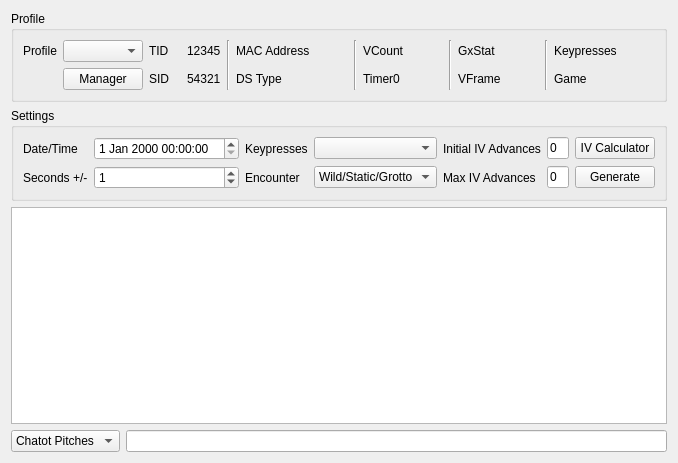
<?xml version="1.0" encoding="UTF-8"?>
<ui version="4.0">
 <class>AdjacentSeed</class>
 <widget class="QWidget" name="AdjacentSeed">
  <property name="geometry">
   <rect>
    <x>0</x>
    <y>0</y>
    <width>601</width>
    <height>463</height>
   </rect>
  </property>
  <property name="windowTitle">
   <string>Adjacent Seed</string>
  </property>
  <layout class="QGridLayout" name="gridLayout">
   <item row="0" column="0">
    <widget class="QGroupBox" name="groupBoxProfile">
     <property name="title">
      <string>Profile</string>
     </property>
     <layout class="QGridLayout" name="gridLayout_5">
      <item row="0" column="0">
       <widget class="QLabel" name="labelProfile">
        <property name="text">
         <string>Profile</string>
        </property>
       </widget>
      </item>
      <item row="0" column="1">
       <widget class="QComboBox" name="comboBoxProfiles"/>
      </item>
      <item row="1" column="1">
       <widget class="QPushButton" name="pushButtonProfileManager">
        <property name="text">
         <string>Manager</string>
        </property>
       </widget>
      </item>
      <item row="0" column="2">
       <widget class="QLabel" name="labelProfileTID">
        <property name="text">
         <string>TID</string>
        </property>
       </widget>
      </item>
      <item row="0" column="3">
       <widget class="QLabel" name="labelProfileTIDValue">
        <property name="text">
         <string notr="true">12345</string>
        </property>
       </widget>
      </item>
      <item row="1" column="2">
       <widget class="QLabel" name="labelProfileSID">
        <property name="text">
         <string>SID</string>
        </property>
       </widget>
      </item>
      <item row="1" column="3">
       <widget class="QLabel" name="labelProfileSIDValue">
        <property name="text">
         <string notr="true">54321</string>
        </property>
       </widget>
      </item>
      <item row="0" column="4" rowspan="2">
       <widget class="Line" name="line_4">
        <property name="orientation">
         <enum>Qt::Orientation::Vertical</enum>
        </property>
       </widget>
      </item>
      <item row="0" column="5">
       <widget class="QLabel" name="labelProfileMACAddress">
        <property name="text">
         <string>MAC Address</string>
        </property>
       </widget>
      </item>
      <item row="0" column="6">
       <widget class="QLabel" name="labelProfileMACAddressValue"/>
      </item>
      <item row="1" column="5">
       <widget class="QLabel" name="labelProfileDSType">
        <property name="text">
         <string>DS Type</string>
        </property>
       </widget>
      </item>
      <item row="1" column="6">
       <widget class="QLabel" name="labelProfileDSTypeValue"/>
      </item>
      <item row="0" column="7" rowspan="2">
       <widget class="Line" name="line_3">
        <property name="orientation">
         <enum>Qt::Orientation::Vertical</enum>
        </property>
       </widget>
      </item>
      <item row="0" column="8">
       <widget class="QLabel" name="labelProfileVCount">
        <property name="text">
         <string>VCount</string>
        </property>
       </widget>
      </item>
      <item row="0" column="9">
       <widget class="QLabel" name="labelProfileVCountValue"/>
      </item>
      <item row="1" column="8">
       <widget class="QLabel" name="labelProfileTimer0">
        <property name="text">
         <string>Timer0</string>
        </property>
       </widget>
      </item>
      <item row="1" column="9">
       <widget class="QLabel" name="labelProfileTimer0Value"/>
      </item>
      <item row="0" column="10" rowspan="2">
       <widget class="Line" name="line_2">
        <property name="orientation">
         <enum>Qt::Orientation::Vertical</enum>
        </property>
       </widget>
      </item>
      <item row="0" column="11">
       <widget class="QLabel" name="labelProfileGxStat">
        <property name="text">
         <string>GxStat</string>
        </property>
       </widget>
      </item>
      <item row="0" column="12">
       <widget class="QLabel" name="labelProfileGxStatValue"/>
      </item>
      <item row="1" column="11">
       <widget class="QLabel" name="labelProfileVFrame">
        <property name="text">
         <string>VFrame</string>
        </property>
       </widget>
      </item>
      <item row="1" column="12">
       <widget class="QLabel" name="labelProfileVFrameValue"/>
      </item>
      <item row="0" column="13" rowspan="2">
       <widget class="Line" name="line">
        <property name="orientation">
         <enum>Qt::Orientation::Vertical</enum>
        </property>
       </widget>
      </item>
      <item row="0" column="14">
       <widget class="QLabel" name="labelProfileKeypresses">
        <property name="text">
         <string>Keypresses</string>
        </property>
       </widget>
      </item>
      <item row="0" column="15">
       <widget class="QLabel" name="labelProfileKeypressesValue"/>
      </item>
      <item row="1" column="14">
       <widget class="QLabel" name="labelProfileGame">
        <property name="text">
         <string>Game</string>
        </property>
       </widget>
      </item>
      <item row="1" column="15">
       <widget class="QLabel" name="labelProfileGameValue"/>
      </item>
     </layout>
    </widget>
   </item>
   <item row="1" column="0">
    <widget class="QGroupBox" name="groupBoxSettings">
     <property name="title">
      <string>Settings</string>
     </property>
     <layout class="QGridLayout" name="gridLayoutSettings">
      <item row="1" column="1">
       <widget class="QSpinBox" name="spinBoxSeconds">
        <property name="minimum">
         <number>0</number>
        </property>
        <property name="maximum">
         <number>99</number>
        </property>
        <property name="value">
         <number>1</number>
        </property>
       </widget>
      </item>
      <item row="1" column="3">
       <widget class="QLabel" name="labelMethod">
        <property name="text">
         <string>Encounter</string>
        </property>
       </widget>
      </item>
      <item row="0" column="9">
       <widget class="QPushButton" name="pushButtonIVCalculator">
        <property name="text">
         <string>IV Calculator</string>
        </property>
       </widget>
      </item>
      <item row="0" column="0">
       <widget class="QLabel" name="labelDateTime">
        <property name="text">
         <string>Date/Time</string>
        </property>
       </widget>
      </item>
      <item row="0" column="1">
       <widget class="DateTimeEdit" name="dateTimeEdit"/>
      </item>
      <item row="1" column="8">
       <widget class="TextBox" name="textBoxMaxIVAdvance">
        <property name="text">
         <string notr="true">0</string>
        </property>
       </widget>
      </item>
      <item row="1" column="0">
       <widget class="QLabel" name="labelSeconds">
        <property name="text">
         <string>Seconds +/-</string>
        </property>
       </widget>
      </item>
      <item row="0" column="4" colspan="3">
       <widget class="QComboBox" name="comboBoxKeypresses"/>
      </item>
      <item row="1" column="9">
       <widget class="QPushButton" name="pushButtonGenerate">
        <property name="text">
         <string>Generate</string>
        </property>
       </widget>
      </item>
      <item row="1" column="7">
       <widget class="QLabel" name="labelMaxIVAdvance">
        <property name="text">
         <string>Max IV Advances</string>
        </property>
       </widget>
      </item>
      <item row="0" column="3">
       <widget class="QLabel" name="labelKeypresses">
        <property name="text">
         <string>Keypresses</string>
        </property>
       </widget>
      </item>
      <item row="0" column="7">
       <widget class="QLabel" name="labelMinIVAdvance">
        <property name="text">
         <string>Initial IV Advances</string>
        </property>
       </widget>
      </item>
      <item row="0" column="8">
       <widget class="TextBox" name="textBoxMinIVAdvance">
        <property name="text">
         <string notr="true">0</string>
        </property>
       </widget>
      </item>
      <item row="1" column="4" colspan="3">
       <widget class="QComboBox" name="comboBoxMethod">
        <item>
         <property name="text">
          <string>Wild/Static/Grotto</string>
         </property>
        </item>
        <item>
         <property name="text">
          <string>Roamer</string>
         </property>
        </item>
       </widget>
      </item>
     </layout>
    </widget>
   </item>
   <item row="2" column="0">
    <widget class="TableView" name="tableView"/>
   </item>
   <item row="3" column="0">
    <widget class="QWidget" name="widgetPreview" native="true">
     <layout class="QHBoxLayout" name="horizontalLayoutPreview">
      <property name="leftMargin">
       <number>0</number>
      </property>
      <property name="topMargin">
       <number>0</number>
      </property>
      <property name="rightMargin">
       <number>0</number>
      </property>
      <property name="bottomMargin">
       <number>0</number>
      </property>
      <item>
       <widget class="QComboBox" name="comboBoxPreviewMode">
        <item>
         <property name="text">
          <string>Chatot Pitches</string>
         </property>
        </item>
        <item>
         <property name="text">
          <string>Save Needles</string>
         </property>
        </item>
       </widget>
      </item>
      <item>
       <widget class="QLineEdit" name="lineEditPreview">
        <property name="readOnly">
         <bool>true</bool>
        </property>
       </widget>
      </item>
     </layout>
    </widget>
   </item>
  </layout>
 </widget>
 <customwidgets>
  <customwidget>
   <class>TextBox</class>
   <extends>QLineEdit</extends>
   <header>Form/Controls/TextBox.hpp</header>
  </customwidget>
  <customwidget>
   <class>TableView</class>
   <extends>QTableView</extends>
   <header>Form/Controls/TableView.hpp</header>
  </customwidget>
  <customwidget>
   <class>DateTimeEdit</class>
   <extends>QDateTimeEdit</extends>
   <header>Form/Controls/DateTimeEdit.hpp</header>
  </customwidget>
 </customwidgets>
 <resources/>
 <connections/>
</ui>
